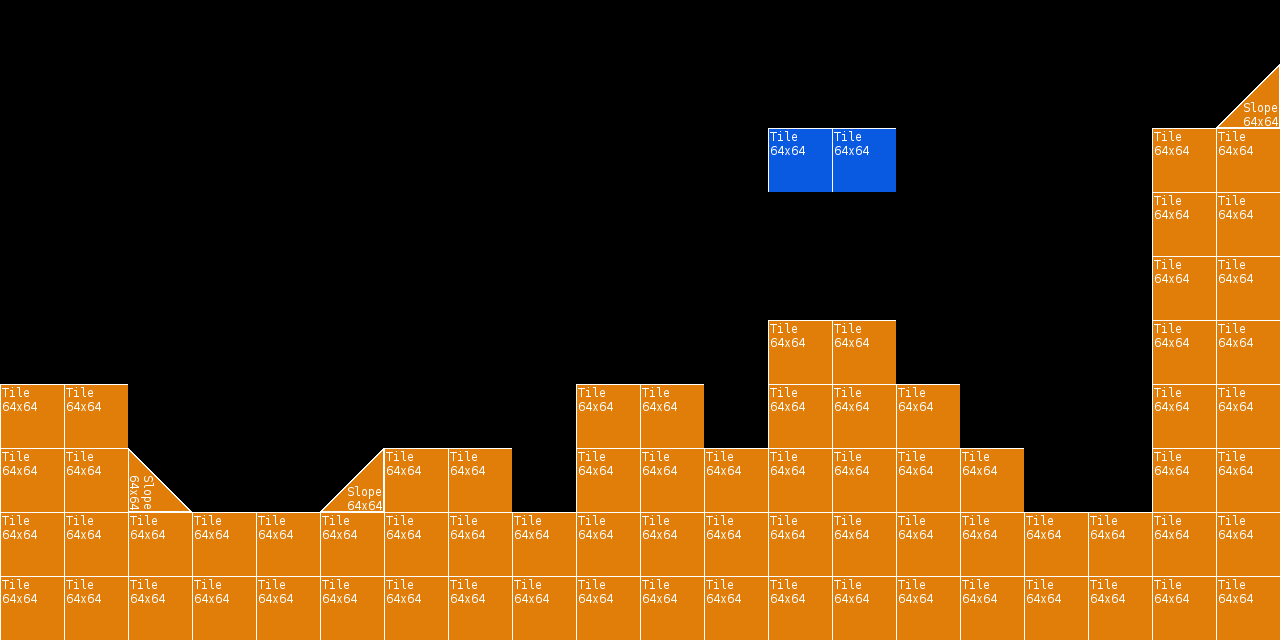

Below is a game level as drawn by its tile map, then a one-line description and the .tmx that defines it (tile-layer data replaced by summaries):
An orthogonal 20x10 tile map with 64x64 px tiles, 2 tile layers (Background, Level), 3 tilesets and 4 objects (2x object, player_spawn, example_enemy).

<map version="1.0" orientation="orthogonal" renderorder="right-down" width="20" height="10" tilewidth="64" tileheight="64" nextobjectid="23">
 <tileset firstgid="1" name="tileset" tilewidth="64" tileheight="64">
  <image source="example_tileset.png" width="128" height="128" />
 </tileset>
 <tileset firstgid="5" name="player" tilewidth="64" tileheight="64">
  <image source="example_player.png" width="64" height="64" />
 </tileset>
 <tileset firstgid="6" name="example_enemy" tilewidth="32" tileheight="32">
  <image source="example_enemy.png" width="32" height="32" />
 </tileset>
 <layer name="Background" width="20" height="10">
  <data>[200 cells, 0 non-empty, 0 distinct tile ids]</data>
 </layer>
 <layer name="Level" width="20" height="10">
  <data>[200 cells, 77 non-empty, 3 distinct tile ids]</data>
 </layer>
 <objectgroup name="CollisionMap">
  <object id="17" type="object" x="768" y="192">
   <polyline points="0,0 128,0 128,-64 0,-64 0,0" />
  </object>
  <object id="19" type="object" x="0" y="384">
   <polyline points="0,0 128,0 128,64 192,128 320,128 384,64 512,64 512,128 576,128 576,0 704,0 704,64 768,64 768,-64 896,-64 896,0 960,0 960,64 1024,64 1024,128 1152,128 1152,-256 1216,-256 1280,-320 1280,-384 0,-384 0,0" />
  </object>
 </objectgroup>
 <objectgroup name="Entities">
  <object id="11" name="player_spawn" type="player_spawn" gid="5" x="33" y="333" />
  <object id="22" name="example_enemy" type="example_enemy" gid="6" x="832" y="305" />
 </objectgroup>
</map>
